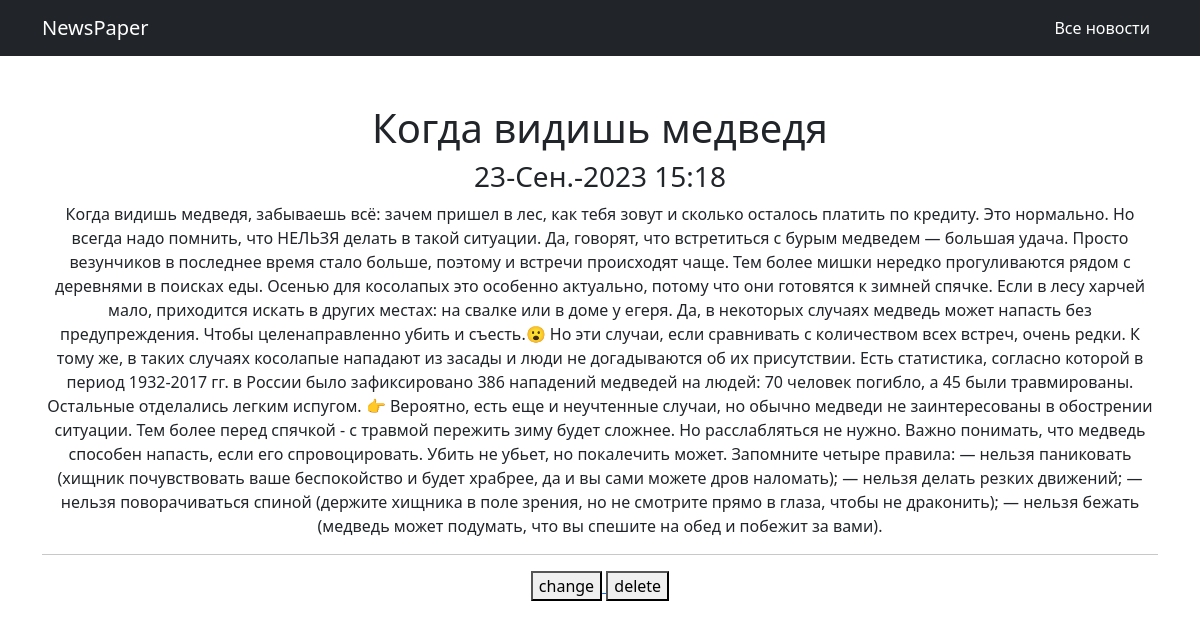
The app's page /sign/7 with its own data.
### news/models.py (models this page shows, shortened)
class Post(models.Model):
    NEWS = 'NW'
    ARTICLE = 'AR'
    TYPE_CHOICES = (
        (NEWS, 'Новость'),
        (ARTICLE, 'Статья')
    )
    type = models.CharField(max_length = 2, choices = TYPE_CHOICES, default = NEWS)
    timePost = models.DateTimeField(auto_now_add=True)
    title = models.CharField(max_length = 255)
    textPost = models.TextField()
    ratingPost = models.IntegerField(default=0)
    author = models.ForeignKey(Author, on_delete=models.CASCADE)
    category = models.ManyToManyField(Category, through='PostCategory')

### news/views.py (the view)
# urls.py: path('<int:pk>', PostDetail.as_view(), name='new_s'),
class PostDetail(DetailView):
    model = Post
    template_name = 'details_news.html'
    context_object_name = 'new_s'
    queryset = Post.objects.filter(type='NW')

### news/templatetags/custom_filters.py (called while the page is built)
@register.filter(name='censor')
def censor(text):
    forbidden_vocabulary = ['nba']
    for i in forbidden_vocabulary:
        text = text.replace(i, '<abn>')
        text = text.replace(i.upper(), '<abn>')
    return text

### templates/details_news.html (shortened to what this page needs)
{% extends 'default.html' %}
{% load custom_filters %}
{% block content %}
<h1>{{ new_s.title|censor }}</h1>
<h3>{{ new_s.timePost|date:'d-N-Y H:i' }}</h3>
<p>{{ new_s.textPost|censor }}</p>
<hr>
<a href="{% url 'post_update' new_s.id %}">
    <button>change</button>
</a>
<a href="{% url 'post_delete' new_s.id %}">
    <button>delete</button>
</a>
{% endblock content %}

### records on screen
Post: title|censor "Когда видишь медведя", timePost "23-Сен.-2023 15:18", textPost|censor "Когда видишь медведя, забываешь всё: зачем пришел в лес, как тебя зовут и сколько осталось платить по кредиту. Это нормально. Но всегда надо помнить, что НЕЛЬЗЯ делать в такой ситуации. Да, говорят, что встретиться с бурым медведем — большая удача. Просто везунчиков в последнее время стало больше, поэтому и встречи происходят чаще. Тем более мишки нередко прогуливаются рядом с деревнями в поисках еды. Осенью для косолапых это особенно актуально, потому что они готовятся к зимней спячке. Если в лесу харчей мало, приходится искать в других местах: на свалке или в доме у егеря. Да, в некоторых случаях медведь может напасть без предупреждения. Чтобы целенаправленно убить и съесть.😮 Но эти…"
